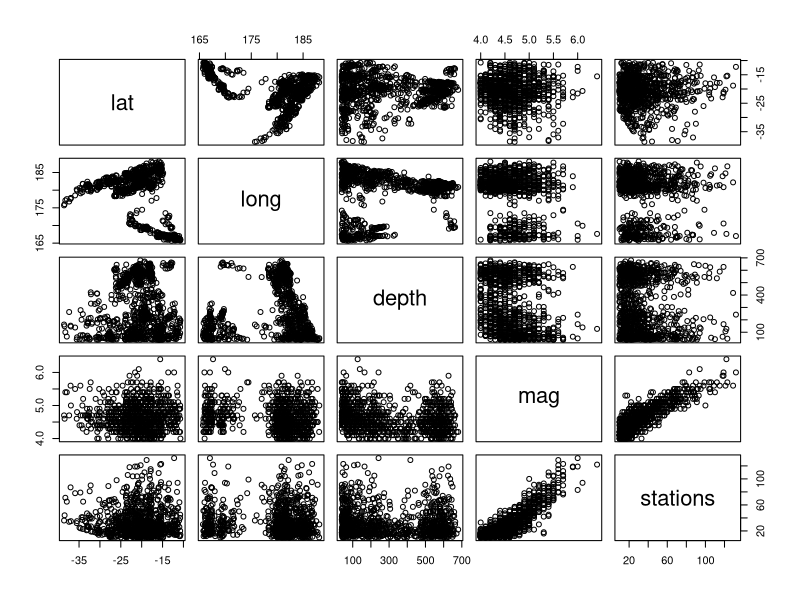
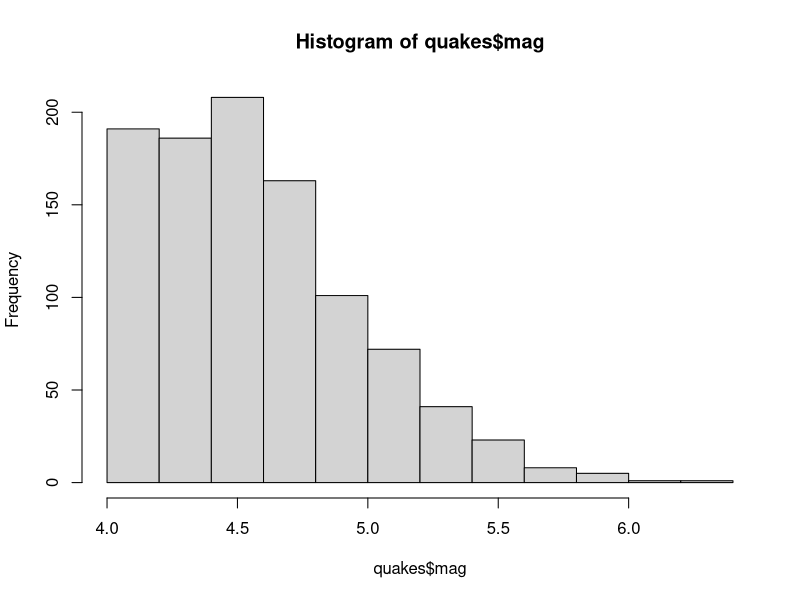
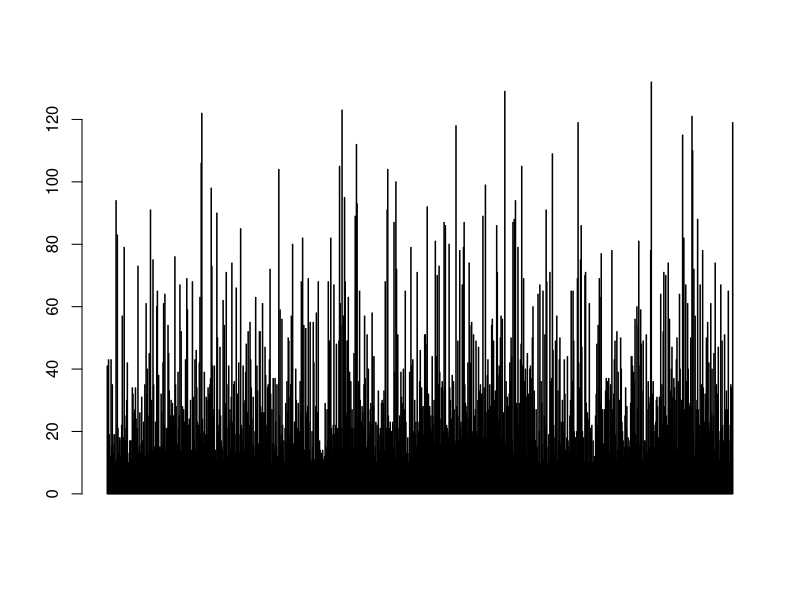
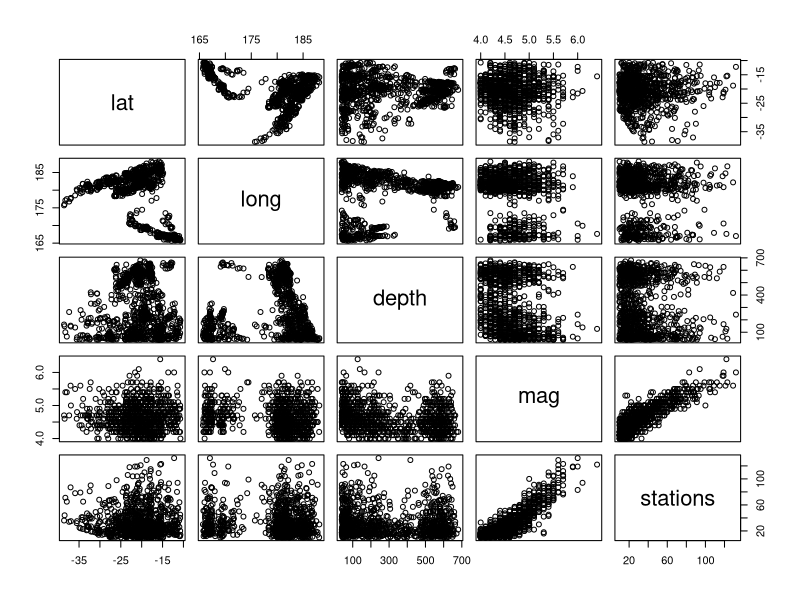

Generate these figures, in order, with R:
## ---- chunk 1
data("quakes")
str(quakes)
plot(quakes)

## ---- chunk 2
hist(quakes$mag)
barplot(quakes$stations)
plot(quakes)
